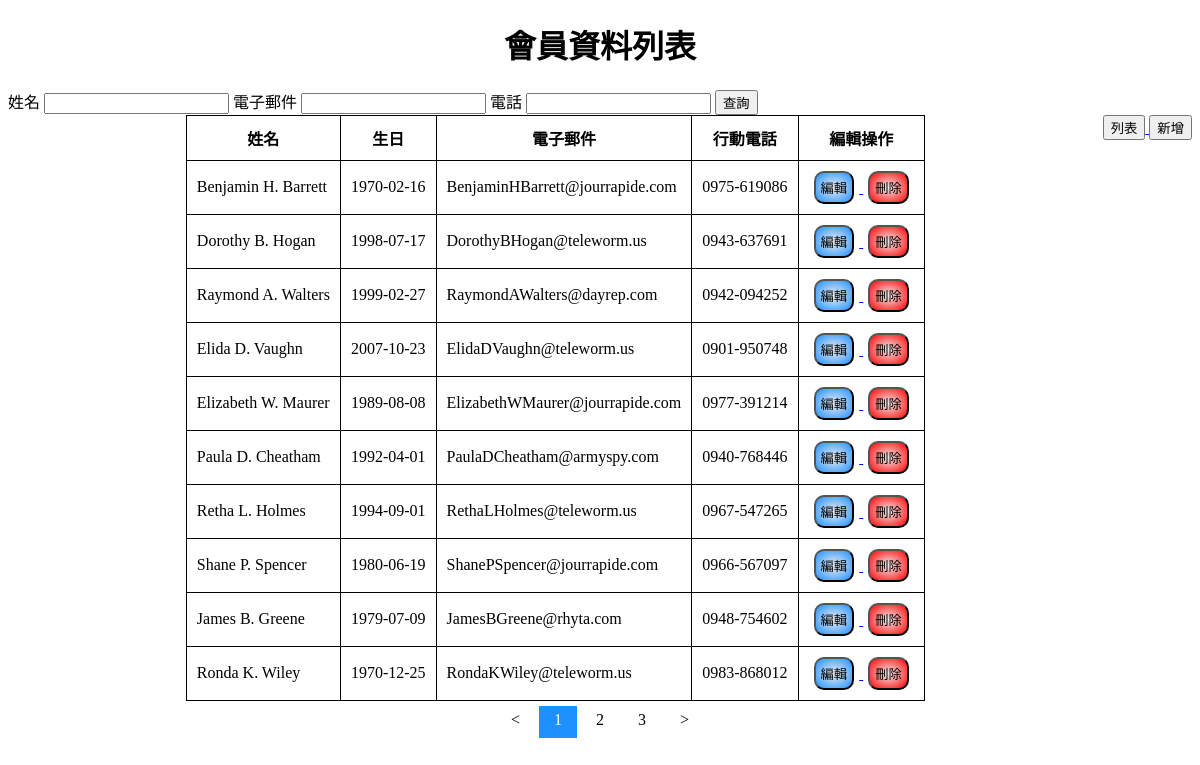
The page / on the database its author committed.
### tables this page shows
CREATE TABLE IF NOT EXISTS `users` (
  `id` int(11) NOT NULL AUTO_INCREMENT,
  `name` varchar(64) DEFAULT NULL,
  `birthday` date DEFAULT NULL,
  `email` varchar(64) DEFAULT NULL,
  `phone` varchar(20) DEFAULT NULL,
  PRIMARY KEY (`id`)
);

### index.php (the view, shortened to what this page needs)
<!DOCTYPE html>
<html lang="en">
<head>
</head>
<?php
include 'db.php';
$curPage = 1;
$addons = '';
$sql = "select count(ID) from users " . $addons;
$result = $connect->query($sql);
$row = $result->fetch_assoc();
$count = $row['count(ID)'];
$page = floor($row['count(ID)'] / 10) + 1;
$sql = "select * from users " . $addons . " limit " . ((($curPage - 1) * 10)) . ", 10;";
$result = $connect->query($sql);
?>
<h1>會員資料列表</h1>
<form action="index.php" method="get">
    <label>姓名
        <input type="text" name="name">
    </label>
    <label>電子郵件
        <input type="text" name="email">
    </label>
    <label>電話
        <input type="text" name="phone">
    </label>
    <input type="submit" value="查詢">
</form>
<div id="main-button">
    <a href="index.php">
        <button>列表</button>
    </a>
    <a href="form.php">
        <button>新增</button>
    </a>
</div>
<table align='center'>
    <th>姓名</th>
    <th>生日</th>
    <th>電子郵件</th>
    <th>行動電話</th>
    <th>編輯操作</th>
    <?php
    if ($result) {
        for ($i = 0; $i < ($curPage == $page ? $count % 10 : 10); $i += 1) {
            $row = $result->fetch_assoc();
    ?>
            <tr>
                <td><?php echo $row['name'] ?></td>
                <td><?php echo $row['birthday'] ?></td>
                <td><?php echo $row['email'] ?></td>
                <td><?php echo $row['phone'] ?></td>
                <td>
                    <a id="update" href="delete.php?id=<?php echo $row['ID']; ?>">
                        <button type="submit">編輯</button>
                    </a>
                    <a id="delete" href="delete.php?id=<?php echo $row['ID']; ?>">
                        <button style='background: radial-gradient(#eee, red);' type="submit">刪除</button>
                    </a>
                </td>
            </tr>
    <?php
        }
    }
    ?>
</table>
<div id="paginator" align="center">
    <a href="index.php?page=1&name=<?php echo isset($_GET["name"]) && $_GET["name"] ?>&email=<?php echo isset($_GET["email"]) && $_GET["email"] ?>&phone=<?php echo isset($_GET["phone"]) && $_GET["phone"] ?>"><</a>
    <?php
    for ($i = 1; $i <= $page; $i += 1) {
    ?>
        <a href="index.php?page=<?php echo $i; ?>&name=<?php echo isset($_GET["name"]) && $_GET["name"] ?>&email=<?php echo isset($_GET["email"]) && $_GET["email"] ?>&phone=<?php echo isset($_GET["phone"]) && $_GET["phone"] ?>"><?php echo $i; ?></a>
    <?php
    }
    ?>
    <a href="index.php?page=<?php echo $page; ?>&name=<?php echo isset($_GET["name"]) && $_GET["name"] ?>&email=<?php echo isset($_GET["email"]) && $_GET["email"] ?>&phone=<?php echo isset($_GET["phone"]) && $_GET["phone"] ?>">></a>
</div>
</body>
</html>

### index.php (style rules this page uses)
h1 { text-align: center }
#main-button { float: right; }
table, th, td { padding: 10px; border: 1px solid black; border-collapse: collapse; }
td a button { border-radius: 10px; background: radial-gradient(#eee, dodgerblue); padding: 5px; margin-inline: 5px; transition: filter 0.5s; cursor: pointer; }
#paginator { margin-block: 10px; }
#paginator a { color: black; padding-top: 5px; padding-bottom: 10px; padding-inline: 15px; text-decoration: none; transition: filter 0.5s ease; }
#paginator a.active { color: white; background-color: dodgerblue; transition: filter 0.5s ease; }

### rows shown on the page
users: name "Benjamin H. Barrett", birthday "1970-02-16", email "BenjaminHBarrett@jourrapide.com", phone "0975-619086"
users: name "Dorothy B. Hogan", birthday "1998-07-17", email "DorothyBHogan@teleworm.us", phone "0943-637691"
users: name "Raymond A. Walters", birthday "1999-02-27", email "RaymondAWalters@dayrep.com", phone "0942-094252"
users: name "Elida D. Vaughn", birthday "2007-10-23", email "ElidaDVaughn@teleworm.us", phone "0901-950748"
users: name "Elizabeth W. Maurer", birthday "1989-08-08", email "ElizabethWMaurer@jourrapide.com", phone "0977-391214"
users: name "Paula D. Cheatham", birthday "1992-04-01", email "PaulaDCheatham@armyspy.com", phone "0940-768446"
users: name "Retha L. Holmes", birthday "1994-09-01", email "RethaLHolmes@teleworm.us", phone "0967-547265"
users: name "Shane P. Spencer", birthday "1980-06-19", email "ShanePSpencer@jourrapide.com", phone "0966-567097"
users: name "James B. Greene", birthday "1979-07-09", email "JamesBGreene@rhyta.com", phone "0948-754602"
users: name "Ronda K. Wiley", birthday "1970-12-25", email "RondaKWiley@teleworm.us", phone "0983-868012"

### other values the page prints
$i "1"
$i "2"
$i "3"
